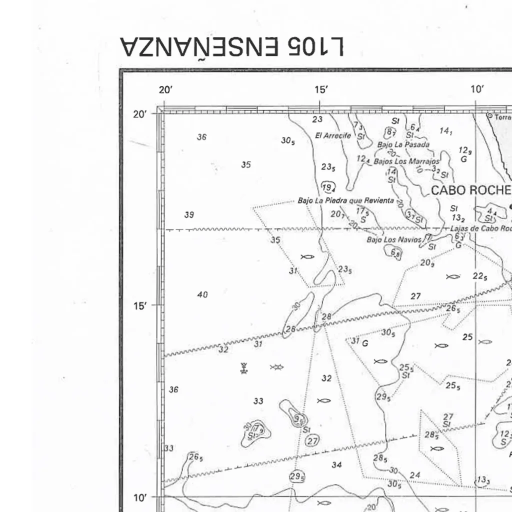
#> input picture dist/assets/chart/2-0-0.webp, 1024 x 1024 px (shown at 1/2 size); its folder holds only this picture in this run
$ python calibrate-chart.py
#> lines starting #> are read from the running program, lines starting #| are printed output that depends on the picture
#!/usr/bin/env python3
"""Mide la deformación del escaneo de la carta L105 frente a su retícula impresa.

La carta es un mosaico de escaneos: la retícula impresa se aparta hasta 9 px
(≈0,1') de la calibración nominal del KAP. Este script sigue cada meridiano y
paralelo de 10' y el marco interior, y escribe en dist/chart-warp.js la corrección
(décimas de píxel) en una malla de 2' que usa chart-geo.js.

Uso: python3 scripts/calibrate-chart.py   (después de build-chart.py)
"""
import json, math, statistics
from pathlib import Path
from PIL import Image

ROOT = Path(__file__).resolve().parent.parent
TILES = ROOT / 'dist' / 'assets' / 'chart'
W, H = 4963, 3508
LON0, LAT0 = -(6 + 20 / 60), 36 + 20 / 60          # esquina NW de la retícula
NLON, NLAT = 36, 21                                  # nodos cada 2'
merc = lambda lat: math.log(math.tan(math.pi / 4 + math.radians(lat) / 2))
MN, MS = merc(LAT0), merc(35 + 40 / 60)
X = lambda lon: 328 + (lon - LON0) / (70 / 60) * 4359
Y = lambda lat: 220 + (MN - merc(lat)) / (MN - MS) * 3065

full = Image.new('L', (W, H))
#> full: PIL image 4963x3508 L; every value is 0
for c in range(5):
    for r in range(4):
        full.paste(Image.open(TILES / f'2-{c}-{r}.webp'), (c * 1024, r * 1024))
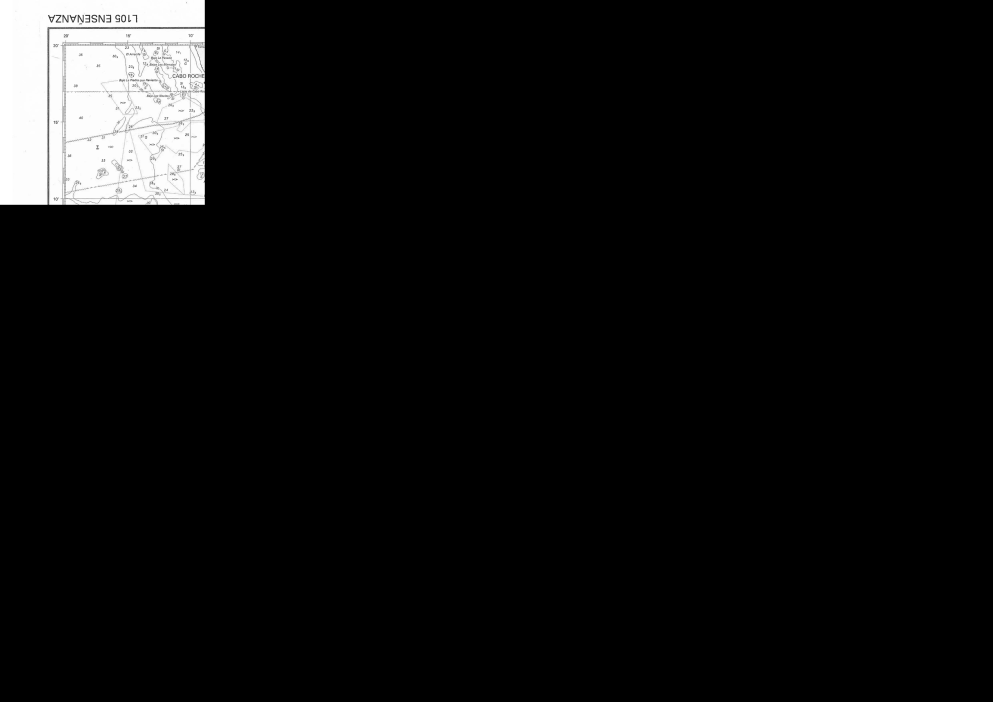
#> full: PIL image 4963x3508 L (shown at 1/5 size); min 0, max 255, mean 14.6
#> (the run stopped early here; a loop or call above may not have finished)
